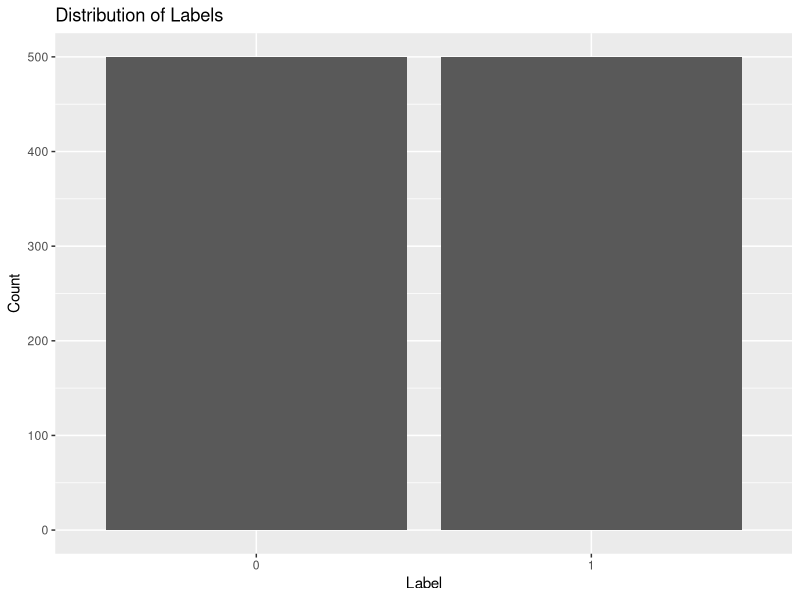

Reproduce this figure in R. (Note: this script raises an error after producing the figure.)
## ---- chunk 1

training_labels <- read.csv("data/train.csv")
sum(is.na(training_labels))

## ---- chunk 2

library(ggplot2)
library(dplyr)

# Assuming your DataFrame is named training_labels
ggplot(training_labels, aes(x = factor(label))) +
  geom_bar() +
  labs(
    title = "Distribution of Labels",
    x = "Label",
    y = "Count"
  )

## ---- chunk 3


# Assuming your DataFrame is named training_labels

# Subset the DataFrame into two groups: label == 0 and label == 1
label_0 <- training_labels[training_labels$label == 0, ]
label_1 <- training_labels[training_labels$label == 1, ]

# Randomly sample 500 rows from each group
set.seed(123)  # For reproducibility
sampled_label_0 <- label_0[sample(nrow(label_0), 500), ]
sampled_label_1 <- label_1[sample(nrow(label_1), 500), ]

# Combine the sampled subsets into a single DataFrame
sampled_training_labels <- rbind(sampled_label_0, sampled_label_1)

# Renaming column and obs names to match image format
sampled_training_labels <- sampled_training_labels |> 
  rename(image_name = clip_name) |> 
  mutate(image_name = sub("\\.aiff$", ".png", image_name))


write.csv(sampled_training_labels, "data/train.csv", row.names = FALSE)

# View the new DataFrame
head(sampled_training_labels)

## ---- chunk 4

# Set the working directory to where the .png files and train.csv are located
setwd("data/working/")

# Read the train.csv file
train_df <- read.csv("train.csv")

# Extract the list of image names from train.csv
image_files_to_keep <- train_df$image_name  # Adjust column name if necessary

# Get the list of all .png files in the current directory
all_png_files <- list.files(pattern = "\\.png$")

# Identify files to delete (not in train.csv)
files_to_delete <- setdiff(all_png_files, image_files_to_keep)

# Delete the unwanted .png files
if (length(files_to_delete) > 0) {
  file.remove(files_to_delete)
  message(length(files_to_delete), " files deleted.")
} else {
  message("No files to delete.")
}

